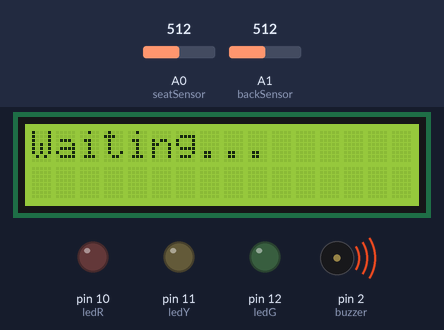
Simulated run of this sketch. Board: Arduino Uno, built with avr-gcc and run on an emulated ATmega328P. Parts: 16×2 character LCD, output pins drawn as LEDs (lit = HIGH), buzzer (waves = sounding, pin HIGH). Inputs (shaded band) come from the test bench; at power-on: A0 (seatSensor) = 512, A1 (backSensor) = 512. What the sketch prints to the serial monitor is not drawn.

Above: at 2.7 s.
2.8 s: A0 (seatSensor) set to 53
5.8 s: A0 (seatSensor) set to 44
At 6.0 s:
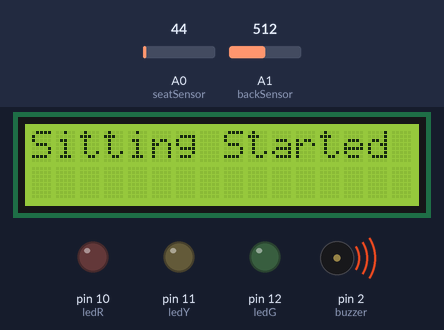
At 7.7 s:
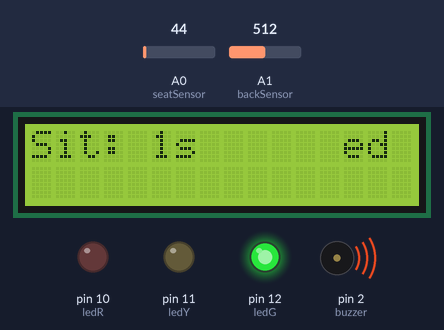
8.8 s: A0 (seatSensor) set to 111
11.8 s: A0 (seatSensor) set to 133
At 13.4 s:
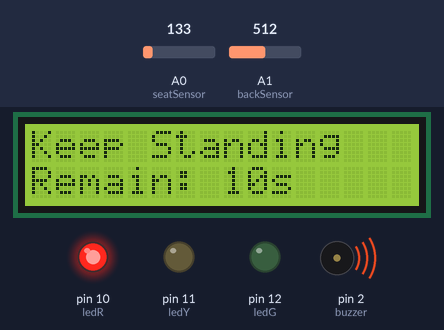
14.8 s: A0 (seatSensor) set to 10
At 17.1 s:
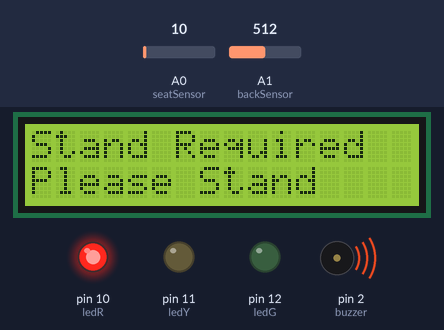
17.6 s: A1 (backSensor) set to 106
20.6 s: A1 (backSensor) set to 90
Timing chart, 0 to 23.7 s (numbered marks = the images above; inputs shaded):
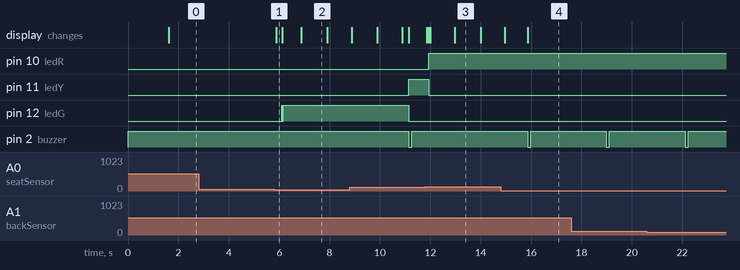

Measured:
- the behaviour switches between 50 and 49 on A0 (seatSensor) (found by bisection; images 0 and 1)
- the behaviour switches between 120 and 121 on A0 (seatSensor) (found by bisection; images 2 and 3)
- after the input at 2.8 s, every drawn part: stays the same
- after the input at 5.8 s, pin 12 (ledG): LOW → HIGH after 0.30 s, → LOW 0.03 s later, → HIGH 0.04 s later; the display: changes after 0.09 s (image 1)
- after the input at 11.8 s, pin 10 (ledR): LOW → HIGH after 0.13 s; pin 11 (ledY): HIGH → LOW after 0.13 s; pin 2 (buzzer): stays HIGH (without the input it goes to LOW after 2.5 s); the display: first changes after 0.06 s (image 3 shows a later state)
- after the input at 14.8 s, pin 10 (ledR): stays HIGH (without the input it goes to LOW after 1.2 s); pin 11 (ledY): stays LOW (without the input it goes to HIGH after 1.2 s); pin 2 (buzzer): HIGH → LOW after 1.1 s, → HIGH 0.12 s later; the display: first differs from a run without the input after 1.1 s (image 4)
- what the display in image 2 shows lasts 1.0 s, from 6.9 s to 7.9 s

The sketch:

movemind.ino
```cpp
#include <Wire.h>
#include <LiquidCrystal_I2C.h>

LiquidCrystal_I2C lcd(0x27, 16, 2);

// ---------------- Pins ----------------
const int seatSensor = A0;
const int backSensor = A1;
const int buzzer = 2; // ACTIVE LOW
const int ledG = 12;
const int ledY = 11;
const int ledR = 10;

// ---------------- Settings ----------------
const unsigned long SIT_LIMIT          = 60000;   // 60 sec sitting limit
const unsigned long BREAK_TIME         = 12000;   // 12 sec standing break
const unsigned long BACK_GRACE         = 5000;    // 5 sec back off threshold
const unsigned long SHORT_STAND_GRACE  = 4000;    // 4 sec allowed short stand
const unsigned long BEEP_INTERVAL      = 3000;    // beep once every 3 sec
const unsigned long BREAK_INTERRUPTION_GRACE = 1000; // 1 sec allowed noise while standing

// ---------------- States ----------------
enum State {
  IDLE,
  SITTING,
  LATE_ALERT,
  BACK_ALERT,
  BREAK_STATE,
  SHORT_STAND
};

State state = IDLE;

// ---------------- Timers / Accumulators ----------------
unsigned long sitAccumulated   = 0;
unsigned long sitSegmentStart  = 0;
unsigned long standStart       = 0;
unsigned long lastBeep         = 0;
unsigned long backLiftStart    = 0;
unsigned long shortStandStart  = 0;
unsigned long breakSitStart    = 0;   // NEW: used in BREAK_STATE to filter noise

// ===============================================================
//                   STABILITY FILTER FUNCTIONS
// ===============================================================
bool stableBelowThreshold(int pin, int threshold) {
  for (int i = 0; i < 20; i++) {
    if (analogRead(pin) >= threshold) return false;
    delay(2);
  }
  return true;
}

bool stableAboveThreshold(int pin, int threshold) {
  for (int i = 0; i < 20; i++) {
    if (analogRead(pin) <= threshold) return false;
    delay(2);
  }
  return true;
}

bool seatPressedStable() {
  return stableBelowThreshold(seatSensor, 50);
}

bool seatReleasedStable() {
  return stableAboveThreshold(seatSensor, 120);
}

bool backPressedStable() {
  return stableBelowThreshold(backSensor, 50);
}

// ===============================================================
//                     UTILITY FUNCTIONS
// ===============================================================
void ledsOff() {
  digitalWrite(ledG, LOW);
  digitalWrite(ledY, LOW);
  digitalWrite(ledR, LOW);
}

void buzzerOff() {
  digitalWrite(buzzer, HIGH);
}

void shortBeep() {
  digitalWrite(buzzer, LOW);
  delay(120);
  digitalWrite(buzzer, HIGH);
}

// Sitting LEDs
void updateSittingLeds(unsigned long elapsed) {
  ledsOff();
  if (elapsed < SIT_LIMIT / 2) {
    digitalWrite(ledG, HIGH);
  } else if (elapsed < (SIT_LIMIT * 3UL) / 4UL) {
    digitalWrite(ledY, HIGH);
  } else {
    digitalWrite(ledR, HIGH);
  }
}

// Break LEDs
void updateBreakLeds(unsigned long standElapsed) {
  ledsOff();
  if (standElapsed < BREAK_TIME / 3) {
    digitalWrite(ledR, HIGH);
  } else if (standElapsed < (BREAK_TIME * 2UL) / 3UL) {
    digitalWrite(ledY, HIGH);
  } else {
    digitalWrite(ledG, HIGH);
  }
}

// ===============================================================
//                           SETUP
// ===============================================================
void setup() {

  Serial.begin(9600);

  pinMode(buzzer, OUTPUT);
  pinMode(ledG, OUTPUT);
  pinMode(ledY, OUTPUT);
  pinMode(ledR, OUTPUT);

  buzzerOff();
  ledsOff();

  lcd.init();
  lcd.backlight();
  lcd.print("Posture System");
  delay(1500);
  lcd.clear();
}

// ===============================================================
//                           LOOP
// ===============================================================
void loop() {

  Serial.print("Seat=");
  Serial.print(analogRead(seatSensor));
  Serial.print(" | Back=");
  Serial.println(analogRead(backSensor));

  switch (state) {

    // -----------------------------------------------------------
    //                        IDLE STATE
    // -----------------------------------------------------------
    case IDLE:
      ledsOff();
      buzzerOff();

      lcd.setCursor(0, 0);
      lcd.print("Waiting...      ");
      lcd.setCursor(0, 1);
      lcd.print("                ");

      if (seatPressedStable()) {
        state = SITTING;
        sitAccumulated  = 0;
        sitSegmentStart = millis();
        backLiftStart   = 0;
        lcd.clear();
        lcd.print("Sitting Started");
        delay(200);
      }
      break;

    // -----------------------------------------------------------
    //                        SITTING STATE
    // -----------------------------------------------------------
    case SITTING: {
      unsigned long elapsed = sitAccumulated + (millis() - sitSegmentStart);

      lcd.setCursor(0, 0);
      lcd.print("Sit: ");
      lcd.print(elapsed / 1000);
      lcd.print("s      ");

      buzzerOff();
      updateSittingLeds(elapsed);

      // ---- Short Stand Before Time Exceeded ----
      if (seatReleasedStable()) {
        sitAccumulated += (millis() - sitSegmentStart);
        if (elapsed <= SIT_LIMIT) {
          state = SHORT_STAND;
          shortStandStart = millis();
        } else {
          state = BREAK_STATE;
          standStart = 0;
        }
        lcd.clear();
        break;
      }

      // ---- Time Exceeded ----
      if (elapsed > SIT_LIMIT) {
        state = LATE_ALERT;
        lcd.clear();
        break;
      }

      // ---- Back Posture Detection ----
      if (!backPressedStable()) {
        if (backLiftStart == 0) backLiftStart = millis();
        if (millis() - backLiftStart > BACK_GRACE) {
          state = BACK_ALERT;
          lcd.clear();
        }
      } else {
        backLiftStart = 0;
      }

    } break;

    // -----------------------------------------------------------
    //                      SHORT STAND STATE
    // -----------------------------------------------------------
    case SHORT_STAND: {

      ledsOff();
      digitalWrite(ledY, HIGH);
      buzzerOff();

      unsigned long standElapsed = millis() - shortStandStart;

      lcd.setCursor(0, 0);
      lcd.print("Short Stand     ");
      lcd.setCursor(0, 1);
      lcd.print("<=4s to resume  ");

      if (seatPressedStable()) {
        if (standElapsed <= SHORT_STAND_GRACE) {
          state = SITTING;
          sitSegmentStart = millis();
        } else {
          state = IDLE;
        }
        lcd.clear();
        break;
      }

      if (standElapsed > SHORT_STAND_GRACE) {
        state = IDLE;
        lcd.clear();
      }

    } break;

    // -----------------------------------------------------------
    //                      LATE ALERT STATE
    // -----------------------------------------------------------
    case LATE_ALERT: {

      unsigned long elapsed = sitAccumulated + (millis() - sitSegmentStart);

      lcd.setCursor(0, 0);
      lcd.print("Time Exceeded!  ");
      lcd.setCursor(0, 1);
      lcd.print("Sit: ");
      lcd.print(elapsed / 1000);
      lcd.print("s      ");

      ledsOff();
      digitalWrite(ledR, HIGH);

      if (millis() - lastBeep > BEEP_INTERVAL) {
        shortBeep();
        lastBeep = millis();
      }

      if (seatReleasedStable()) {
        state = BREAK_STATE;
        standStart = 0;
        breakSitStart = 0;
        lcd.clear();
        break;
      }

      if (!backPressedStable()) {
        if (backLiftStart == 0) backLiftStart = millis();
        if (millis() - backLiftStart > BACK_GRACE) {
          state = BACK_ALERT;
          lcd.clear();
        }
      } else {
        backLiftStart = 0;
      }

    } break;

    // -----------------------------------------------------------
    //                   BACK POSTURE ALERT STATE
    // -----------------------------------------------------------
    case BACK_ALERT:

      lcd.setCursor(0, 0);
      lcd.print("Put Back!       ");
      lcd.setCursor(0, 1);
      lcd.print("                ");

      ledsOff();
      digitalWrite(ledY, HIGH);

      if (millis() - lastBeep > BEEP_INTERVAL) {
        shortBeep();
        lastBeep = millis();
      }

      if (backPressedStable()) {
        state = SITTING;
        backLiftStart = 0;
        lcd.clear();
      }

      if (seatReleasedStable()) {
        state = BREAK_STATE;
        standStart = 0;
        breakSitStart = 0;
        lcd.clear();
      }

      break;

    // -----------------------------------------------------------
    //                       BREAK STATE
    //  Noise-immune standing timer
    // -----------------------------------------------------------
    case BREAK_STATE: {

      bool standingStable = seatReleasedStable();

      if (standingStable) {
        // Clean standing: break is valid
        breakSitStart = 0;  // clear interruption timer

        if (standStart == 0) {
          standStart = millis();
        }

        unsigned long standElapsed = millis() - standStart;
        long remaining = (long)(BREAK_TIME - standElapsed);
        if (remaining < 0) remaining = 0;
        unsigned long remainingSec = remaining / 1000;

        lcd.setCursor(0, 0);
        lcd.print("Keep Standing   ");
        lcd.setCursor(0, 1);
        lcd.print("Remain: ");
        lcd.print(remainingSec);
        lcd.print("s     ");

        buzzerOff();
        updateBreakLeds(standElapsed);

        if (standElapsed >= BREAK_TIME) {
          state = IDLE;
          standStart = 0;
          breakSitStart = 0;
          lcd.clear();
        }

      } else {
        // Possible noise or actual sitting

        if (standStart != 0) {
          // Break already in progress → filter interruption
          if (breakSitStart == 0) {
            breakSitStart = millis();
          }

          unsigned long interruption = millis() - breakSitStart;

          if (interruption < BREAK_INTERRUPTION_GRACE) {
            // === Treat as NOISE: keep counting break ===
            unsigned long standElapsed = millis() - standStart;
            long remaining = (long)(BREAK_TIME - standElapsed);
            if (remaining < 0) remaining = 0;
            unsigned long remainingSec = remaining / 1000;

            lcd.setCursor(0, 0);
            lcd.print("Keep Standing   ");
            lcd.setCursor(0, 1);
            lcd.print("Remain: ");
            lcd.print(remainingSec);
            lcd.print("s     ");

            buzzerOff();
            updateBreakLeds(standElapsed);

            if (standElapsed >= BREAK_TIME) {
              state = IDLE;
              standStart = 0;
              breakSitStart = 0;
              lcd.clear();
            }

          } else {
            // === Real sit during break: reset timer ===
            standStart = 0;
            breakSitStart = 0;

            lcd.setCursor(0, 0);
            lcd.print("Stand Required  ");
            lcd.setCursor(0, 1);
            lcd.print("Please Stand    ");

            ledsOff();
            digitalWrite(ledR, HIGH);

            if (millis() - lastBeep > BEEP_INTERVAL) {
              shortBeep();
              lastBeep = millis();
            }
          }

        } else {
          // Break hasn't started yet (user never stood correctly)
          breakSitStart = 0;
          standStart = 0;

          lcd.setCursor(0, 0);
          lcd.print("Stand Required  ");
          lcd.setCursor(0, 1);
          lcd.print("Please Stand    ");

          ledsOff();
          digitalWrite(ledR, HIGH);

          if (millis() - lastBeep > BEEP_INTERVAL) {
            shortBeep();
            lastBeep = millis();
          }
        }
      }

    } break;
  }
}
```
